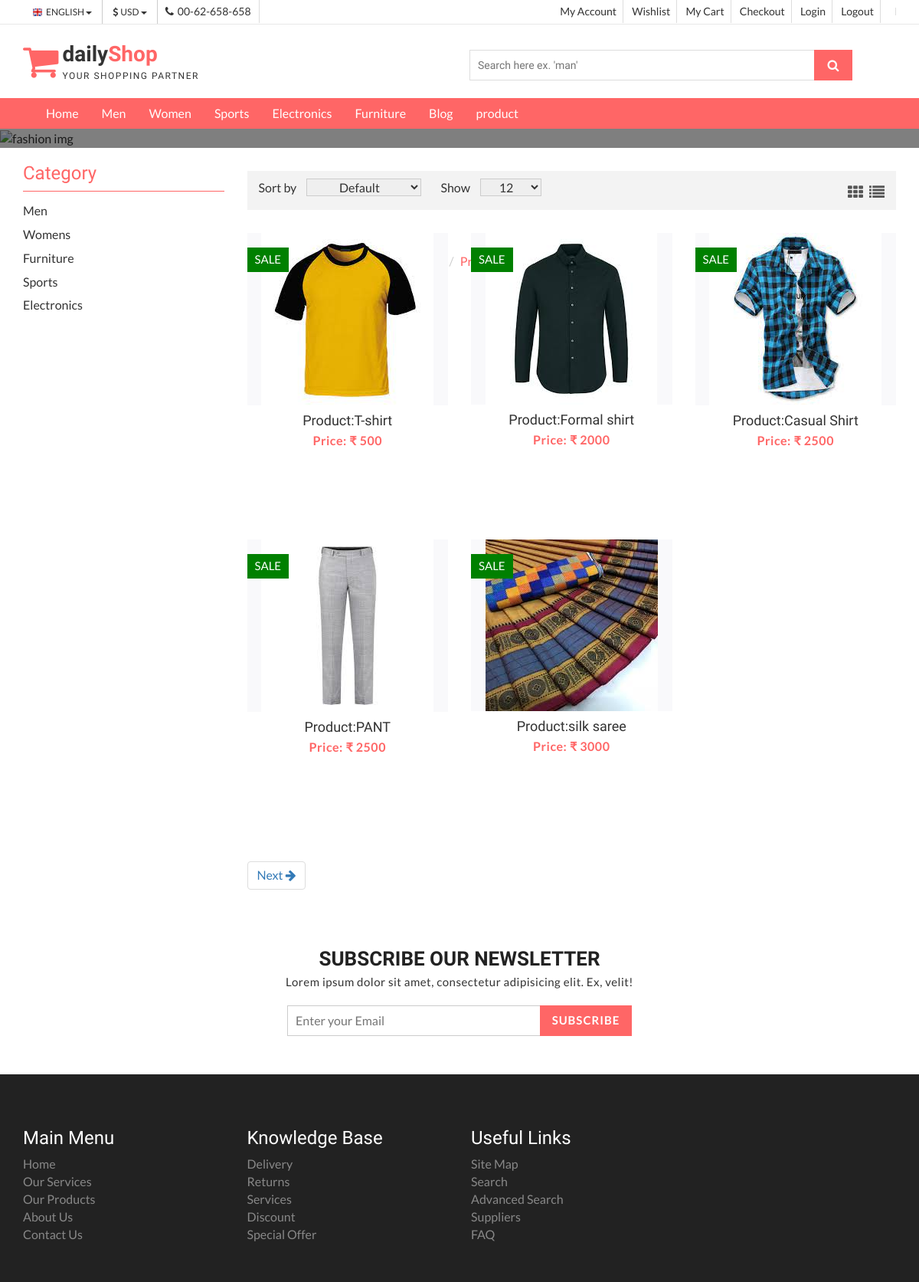
/product, run on the app's committed database.
### carts/models.py (models this page shows, shortened)
class Product(models.Model):
    category=models.ForeignKey(Category,on_delete=models.CASCADE)
    thumbnail = models.ImageField()
    title = models.CharField(max_length=100)
    price = models.IntegerField(default=0)
    content  = models.CharField(max_length=100)
    badge = models.CharField(max_length=100,null=True)
    stock=models.IntegerField()
    timestamp = models.DateTimeField(auto_now_add=True)

### carts/views.py (the view)
# urls.py: path('product',product,name='product'),
def product(request):
    try:
        product=Product.objects.all()
        paginator = Paginator(product, 5) # Show 5 contacts per page.
        page_number = request.GET.get('page',1)
        try:
            page_obj = paginator.page(page_number)
        except EmptyPage:
            page_obj = paginator.page(1)
    except:
        cart, created  = Cart.objects.get_or_create(user=request.user,complete=True)
        product = Wishlist.objects.filter(cart=cart)
    context = {'pros': page_obj}
    return render(request,'product.html',context)

### carts/templates/product.html (shortened to what this page needs)
{% load static %}
<!DOCTYPE html>
<html lang="en">
  <head>
    <link href="{% static 'css/font-awesome.css' %}" rel="stylesheet">
    <link href="{% static 'css/bootstrap.css' %}" rel="stylesheet">
    <link href="{% static 'css/jquery.smartmenus.bootstrap.css' %}" rel="stylesheet">
    <link rel="stylesheet" type="text/css" href="{% static 'css/jquery.simpleLens.css' %}">
    <link rel="stylesheet" type="text/css" href="{% static 'css/slick.css' %}">
    <link rel="stylesheet" type="text/css" href="{% static 'css/nouislider.css' %}">
    <link id="switcher" href="{% static 'css/theme-color/default-theme.css' %}" rel="stylesheet">
    <link href="{% static 'css/sequence-theme.modern-slide-in.css' %}" rel="stylesheet" media="all">
    <link href="{% static 'css/style.css' %}" rel="stylesheet">
  </head>
  <body class="productPage">
  <header id="aa-header">
    <div class="aa-header-top">
      <div class="container">
        <div class="row">
          <div class="col-md-12">
            <div class="aa-header-top-area">
              <div class="aa-header-top-left">
                <div class="aa-language">
                  <div class="dropdown">
                    <a class="btn dropdown-toggle" href="#" type="button" id="dropdownMenu1" data-toggle="dropdown" aria-haspopup="true" aria-expanded="true">
                      <img src="{% static 'img/flag/english.jpg' %}" alt="english flag">ENGLISH
                      <span class="caret"></span>
                    </a>
                  </div>
                </div>
                <div class="aa-currency">
                  <div class="dropdown">
                    <a class="btn dropdown-toggle" href="#" type="button" id="dropdownMenu1" data-toggle="dropdown" aria-haspopup="true" aria-expanded="true">
                      <i class="fa fa-usd"></i>USD
                      <span class="caret"></span>
                    </a>
                  </div>
                </div>
                <div class="cellphone hidden-xs">
                  <p><span class="fa fa-phone"></span>00-62-658-658</p>
                </div>
              </div>
              <div class="aa-header-top-right">
                <ul class="aa-head-top-nav-right">
                  <li><a href="{% url 'account' %}">My Account</a></li>
                  <li class="hidden-xs"><a href="#">Wishlist</a></li>
                  <li class="hidden-xs"><a href="{% url 'cart_detail' %}">My Cart</a></li>
                  <li class="hidden-xs"><a href="{% url 'checkout' %}">Checkout</a></li>
                  <li><a href="{% url 'account' %}">Login</a></li>
                  <li><a href="{% url 'logout' %}">Logout</a></li>
                  <li><a href="{% url 'logout' %}">{{ user.username }}</a></li>
                </ul>
              </div>
            </div>
          </div>
        </div>
      </div>
    </div>
    <div class="aa-header-bottom">
      <div class="container">
        <div class="row">
          <div class="col-md-12">
            <div class="aa-header-bottom-area">
              <div class="aa-logo">
                <a href="{% static 'index.html' %}">
                  <span class="fa fa-shopping-cart"></span>
                  <p>daily<strong>Shop</strong> <span>Your Shopping Partner</span></p>
                </a>
              </div>
              <div class="aa-search-box">
                <form action="">
                  <input type="text" name="" id="" placeholder="Search here ex. 'man' ">
                  <button type="submit"><span class="fa fa-search"></span></button>
                </form>
              </div>
            </div>
          </div>
        </div>
      </div>
    </div>
  </header>
  <section id="menu">
    <div class="container">
      <div class="menu-area">
        <div class="navbar navbar-default" role="navigation">
          <div class="navbar-collapse collapse">
            <ul class="nav navbar-nav">
              <li><a href="{% url 'index' %}">Home</a></li>
              <li><a href="{% url 'mens' 1 %}">Men </a>
              </li>
              <li><a href="{% url 'womens' 2 %}">Women</a></li>
              <li><a href="{% url 'sports' 4 %}">Sports</a></li>
              <li><a href="{% url 'electronics' 5 %}">Electronics</a>
              </li>
              <li><a href="{% url 'furniture' 3 %}">Furniture</a></li>
              <li><a href="{% url 'blog-archive' %}">Blog </a>
              </li>
              <li><a href="{% url 'product' %}">product</a></li>
            </ul>
          </div>
        </div>
      </div>
    </div>
  </section>
  <section id="aa-catg-head-banner">
   <img src="{% static 'img/fashion/fashion-header-bg-8.jpg' %}" alt="fashion img">
   <div class="aa-catg-head-banner-area">
     <div class="container">
      <div class="aa-catg-head-banner-content">
        <h2>Fashion</h2>
        <ol class="breadcrumb">
          <li><a href="{% url 'index' %}">Home</a></li>
          <li class="active">Products</li>
        </ol>
      </div>
     </div>
   </div>
  </section>
  <section id="aa-product-category">
    <div class="container">
      <div class="row">
        <div class="col-lg-9 col-md-9 col-sm-8 col-md-push-3">
          <div class="aa-product-catg-content">
            <div class="aa-product-catg-head">
              <div class="aa-product-catg-head-left">
                <form action="" class="aa-sort-form">
                  <label for="">Sort by</label>
                  <select name="">
                    <option value="1" selected="Default">Default</option>
                  </select>
                </form>
                <form action="" class="aa-show-form">
                  <label for="">Show</label>
                  <select name="">
                    <option value="1" selected="12">12</option>
                  </select>
                </form>
              </div>
              <div class="aa-product-catg-head-right">
                <a id="grid-catg" href="#"><span class="fa fa-th"></span></a>
                <a id="list-catg" href="#"><span class="fa fa-list"></span></a>
              </div>
            </div>
            <div class="aa-product-catg-body">
              <ul class="aa-product-catg">
                {% for pro in pros %}
                <li>
                  <figure>
                    <a class="aa-product-img" href="#"><img src="{{ pro.thumbnail.url }}" alt=""></a>
                    <figcaption>
                      <h4 class="aa-product-title"><a href="#">Product:{{ pro.title }}</a></h4>
                      <span class="aa-product-price">Price: &#8377 {{  pro.price }}</span>
                    </figcaption>
                  </figure>
                   <span class="aa-badge aa-sale" href="#">{{  pro.badge }}</span>
                  </li>
                  {% endfor %}
            </div>
            <div class="aa-blog-navigation">
                <ul class="pagination">
                  {% if pros.has_next %}
                  <li>
                    <a  href="{% url 'product' %}?page={{ pros.next_page_number }}" >Next
                      <span class="fa fa-arrow-right"> </span>
                    </a>
                  </li>
                  {% endif %}
                </ul>
            </div>
          </div>
        </div>
        <div class="col-lg-3 col-md-3 col-sm-4 col-md-pull-9">
          <aside class="aa-sidebar">
            <div class="aa-sidebar-widget">
              <h3>Category</h3>
              <ul class="aa-catg-nav">
                <li><a href="{% url 'mens' 1 %}">Men</a></li>
                <li><a href="{% url 'womens' 2 %}">Womens</a></li>
                <li><a href="{% url 'furniture' 3 %}">Furniture</a></li>
               <li><a href="{% url 'sports' 4 %}">Sports</a></li>
                <li><a href="{% url 'electronics' 5 %}">Electronics</a></li>
              </ul>
            </div>
          </aside>
        </div>
      </div>
    </div>
  </section>
  <section id="aa-subscribe">
    <div class="container">
      <div class="row">
        <div class="col-md-12">
          <div class="aa-subscribe-area">
            <h3>Subscribe our newsletter </h3>
            <p>Lorem ipsum dolor sit amet, consectetur adipisicing elit. Ex, velit!</p>
            <form action="" class="aa-subscribe-form">
              <input type="email" name="" id="" placeholder="Enter your Email">
              <input type="submit" value="Subscribe">
            </form>
          </div>
        </div>
      </div>
    </div>
  </section>
  <footer id="aa-footer">
    <div class="aa-footer-top">
     <div class="container">
        <div class="row">
        <div class="col-md-12">
          <div class="aa-footer-top-area">
            <div class="row">
              <div class="col-md-3 col-sm-6">
                <div class="aa-footer-widget">
                  <h3>Main Menu</h3>
                  <ul class="aa-footer-nav">
                    <li><a href="#">Home</a></li>
                    <li><a href="#">Our Services</a></li>
                    <li><a href="#">Our Products</a></li>
                    <li><a href="#">About Us</a></li>
                    <li><a href="#">Contact Us</a></li>
                  </ul>
                </div>
              </div>
              <div class="col-md-3 col-sm-6">
                <div class="aa-footer-widget">
                  <div class="aa-footer-widget">
                    <h3>Knowledge Base</h3>
                    <ul class="aa-footer-nav">
                      <li><a href="#">Delivery</a></li>
                      <li><a href="#">Returns</a></li>
                      <li><a href="#">Services</a></li>
                      <li><a href="#">Discount</a></li>
                      <li><a href="#">Special Offer</a></li>
                    </ul>
                  </div>
                </div>
              </div>
              <div class="col-md-3 col-sm-6">
                <div class="aa-footer-widget">
                  <div class="aa-footer-widget">
                    <h3>Useful Links</h3>
                    <ul class="aa-footer-nav">
                      <li><a href="#">Site Map</a></li>
                      <li><a href="#">Search</a></li>
                      <li><a href="#">Advanced Search</a></li>
                      <li><a href="#">Suppliers</a></li>
                      <li><a href="#">FAQ</a></li>
                    </ul>
                  </div>
                </div>
              </div>
  </footer>
  </body>
</html>

### carts/static/css/theme-color/default-theme.css (style rules this page uses)
h2 { color: #ff6666; }
#aa-header .aa-header-bottom .aa-header-bottom-area .aa-logo a > span { color: #ff6666; }
#aa-header .aa-header-bottom .aa-header-bottom-area .aa-logo a strong { color: #ff6666; }
#aa-header .aa-header-bottom .aa-header-bottom-area .aa-search-box button { background-color: #ff6666; }
#menu { background-color: #ff6666; }
.aa-product-catg li .aa-product-price { color: #ff6666; }
#aa-subscribe .aa-subscribe-area .aa-subscribe-form input[type="submit"] { background: #ff6666 none repeat scroll 0 0; border: 1px solid #ff6666; }
#aa-catg-head-banner .aa-catg-head-banner-area .aa-catg-head-banner-content .breadcrumb .active { color: #ff6666; }
#aa-product-category .aa-sidebar .aa-sidebar-widget h3 { color: #ff6666; border-bottom: 1px solid #ff6666; }

### data on the page
Product: thumbnail (picture), title "T-shirt", price "500", badge "SALE"
Product: thumbnail (picture), title "Formal shirt", price "2000", badge "SALE"
Product: thumbnail (picture), title "Casual Shirt", price "2500", badge "SALE"
Product: thumbnail (picture), title "PANT", price "2500", badge "SALE"
Product: thumbnail (picture), title "silk saree", price "3000", badge "SALE"
